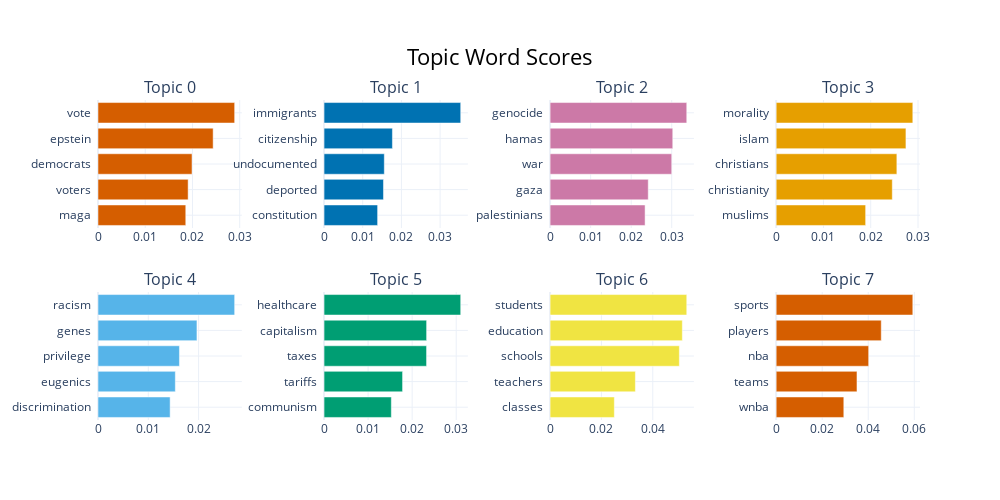

Write notebook code for a chart like this one.
### Code cell
topic_model.visualize_barchart()

### Figure 1 — Plotly figure (JSON) as saved in the notebook; plotly's stock layout.template omitted (floating-point values rounded to 4 significant figures)
{"data": [{"marker": {"color": "#D55E00"}, "orientation": "h", "type": "bar", "x": [0.01858, 0.01908, 0.0199, 0.02438, 0.02893], "xaxis": "x", "y": ["maga  ", "voters  ", "democrats  ", "epstein  ", "vote  "], "yaxis": "y"}, {"marker": {"color": "#0072B2"}, "orientation": "h", "type": "bar", "x": [0.01385, 0.01536, 0.01557, 0.01767, 0.03533], "xaxis": "x2", "y": ["constitution  ", "deported  ", "undocumented  ", "citizenship  ", "immigrants  "], "yaxis": "y2"}, {"marker": {"color": "#CC79A7"}, "orientation": "h", "type": "bar", "x": [0.02343, 0.02421, 0.03, 0.03025, 0.03371], "xaxis": "x3", "y": ["palestinians  ", "gaza  ", "war  ", "hamas  ", "genocide  "], "yaxis": "y3"}, {"marker": {"color": "#E69F00"}, "orientation": "h", "type": "bar", "x": [0.01892, 0.02456, 0.02553, 0.02744, 0.0289], "xaxis": "x4", "y": ["muslims  ", "christianity  ", "christians  ", "islam  ", "morality  "], "yaxis": "y4"}, {"marker": {"color": "#56B4E9"}, "orientation": "h", "type": "bar", "x": [0.01435, 0.01538, 0.01619, 0.01968, 0.02718], "xaxis": "x5", "y": ["discrimination  ", "eugenics  ", "privilege  ", "genes  ", "racism  "], "yaxis": "y5"}, {"marker": {"color": "#009E73"}, "orientation": "h", "type": "bar", "x": [0.01527, 0.01782, 0.02327, 0.02328, 0.03102], "xaxis": "x6", "y": ["communism  ", "tariffs  ", "taxes  ", "capitalism  ", "healthcare  "], "yaxis": "y6"}, {"marker": {"color": "#F0E442"}, "orientation": "h", "type": "bar", "x": [0.02503, 0.03323, 0.05036, 0.05152, 0.05324], "xaxis": "x7", "y": ["classes  ", "teachers  ", "schools  ", "education  ", "students  "], "yaxis": "y7"}, {"marker": {"color": "#D55E00"}, "orientation": "h", "type": "bar", "x": [0.02939, 0.03511, 0.04019, 0.04565, 0.05936], "xaxis": "x8", "y": ["wnba  ", "teams  ", "nba  ", "players  ", "sports  "], "yaxis": "y8"}], "layout": {"annotations": [{"font": {"size": 16}, "showarrow": false, "text": "Topic 0", "x": 0.0875, "xanchor": "center", "xref": "paper", "y": 1, "yanchor": "bottom", "yref": "paper"}, {"font": {"size": 16}, "showarrow": false, "text": "Topic 1", "x": 0.3625, "xanchor": "center", "xref": "paper", "y": 1, "yanchor": "bottom", "yref": "paper"}, {"font": {"size": 16}, "showarrow": false, "text": "Topic 2", "x": 0.6375, "xanchor": "center", "xref": "paper", "y": 1, "yanchor": "bottom", "yref": "paper"}, {"font": {"size": 16}, "showarrow": false, "text": "Topic 3", "x": 0.9125, "xanchor": "center", "xref": "paper", "y": 1, "yanchor": "bottom", "yref": "paper"}, {"font": {"size": 16}, "showarrow": false, "text": "Topic 4", "x": 0.0875, "xanchor": "center", "xref": "paper", "y": 0.4, "yanchor": "bottom", "yref": "paper"}, {"font": {"size": 16}, "showarrow": false, "text": "Topic 5", "x": 0.3625, "xanchor": "center", "xref": "paper", "y": 0.4, "yanchor": "bottom", "yref": "paper"}, {"font": {"size": 16}, "showarrow": false, "text": "Topic 6", "x": 0.6375, "xanchor": "center", "xref": "paper", "y": 0.4, "yanchor": "bottom", "yref": "paper"}, {"font": {"size": 16}, "showarrow": false, "text": "Topic 7", "x": 0.9125, "xanchor": "center", "xref": "paper", "y": 0.4, "yanchor": "bottom", "yref": "paper"}], "height": 500, "hoverlabel": {"bgcolor": "white", "font": {"family": "Rockwell", "size": 16}}, "showlegend": false, "title": {"font": {"color": "Black", "size": 22}, "text": "Topic Word Scores", "x": 0.5, "xanchor": "center", "yanchor": "top"}, "width": 1000, "xaxis": {"anchor": "y", "domain": [0, 0.175], "showgrid": true}, "xaxis2": {"anchor": "y2", "domain": [0.275, 0.45], "showgrid": true}, "xaxis3": {"anchor": "y3", "domain": [0.55, 0.725], "showgrid": true}, "xaxis4": {"anchor": "y4", "domain": [0.825, 1], "showgrid": true}, "xaxis5": {"anchor": "y5", "domain": [0, 0.175], "showgrid": true}, "xaxis6": {"anchor": "y6", "domain": [0.275, 0.45], "showgrid": true}, "xaxis7": {"anchor": "y7", "domain": [0.55, 0.725], "showgrid": true}, "xaxis8": {"anchor": "y8", "domain": [0.825, 1], "showgrid": true}, "yaxis": {"anchor": "x", "domain": [0.6, 1], "showgrid": true}, "yaxis2": {"anchor": "x2", "domain": [0.6, 1], "showgrid": true}, "yaxis3": {"anchor": "x3", "domain": [0.6, 1], "showgrid": true}, "yaxis4": {"anchor": "x4", "domain": [0.6, 1], "showgrid": true}, "yaxis5": {"anchor": "x5", "domain": [0, 0.4], "showgrid": true}, "yaxis6": {"anchor": "x6", "domain": [0, 0.4], "showgrid": true}, "yaxis7": {"anchor": "x7", "domain": [0, 0.4], "showgrid": true}, "yaxis8": {"anchor": "x8", "domain": [0, 0.4], "showgrid": true}}}
